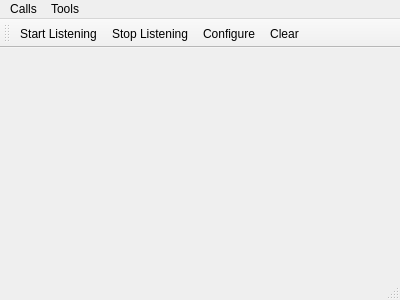
<?xml version="1.0" encoding="UTF-8"?>
<ui version="4.0">
 <class>MainWindow</class>
 <widget class="QMainWindow" name="MainWindow">
  <property name="geometry">
   <rect>
    <x>0</x>
    <y>0</y>
    <width>400</width>
    <height>300</height>
   </rect>
  </property>
  <property name="windowTitle">
   <string>QT Jack Midi Debugger</string>
  </property>
  <widget class="QWidget" name="centralWidget">
   <layout class="QVBoxLayout" name="verticalLayout"/>
  </widget>
  <widget class="QMenuBar" name="menuBar">
   <property name="geometry">
    <rect>
     <x>0</x>
     <y>0</y>
     <width>400</width>
     <height>22</height>
    </rect>
   </property>
   <widget class="QMenu" name="menuCalls">
    <property name="title">
     <string>Calls</string>
    </property>
    <addaction name="actionStart"/>
    <addaction name="actionStop"/>
    <addaction name="separator"/>
    <addaction name="actionQuit"/>
   </widget>
   <widget class="QMenu" name="menuTools">
    <property name="title">
     <string>Tools</string>
    </property>
    <addaction name="actionConfigure"/>
    <addaction name="actionClear"/>
   </widget>
   <addaction name="menuCalls"/>
   <addaction name="menuTools"/>
  </widget>
  <widget class="QToolBar" name="mainToolBar">
   <attribute name="toolBarArea">
    <enum>TopToolBarArea</enum>
   </attribute>
   <attribute name="toolBarBreak">
    <bool>false</bool>
   </attribute>
   <addaction name="actionStart"/>
   <addaction name="actionStop"/>
   <addaction name="actionConfigure"/>
   <addaction name="actionClear"/>
  </widget>
  <widget class="QStatusBar" name="statusBar"/>
  <action name="actionAbout">
   <property name="text">
    <string>&amp;About</string>
   </property>
   <property name="toolTip">
    <string>About program</string>
   </property>
   <property name="shortcut">
    <string>Alt+A</string>
   </property>
  </action>
  <action name="actionAboutQt">
   <property name="text">
    <string>About Qt</string>
   </property>
  </action>
  <action name="actionStart">
   <property name="icon">
    <iconset resource="../qt_jack_midi_debugger.qrc">
     <normaloff>:/images/start.png</normaloff>:/images/start.png</iconset>
   </property>
   <property name="text">
    <string>S&amp;tart Listening</string>
   </property>
   <property name="toolTip">
    <string>Star lisening on Jack Midi</string>
   </property>
   <property name="shortcut">
    <string>Ctrl+O</string>
   </property>
  </action>
  <action name="actionStop">
   <property name="icon">
    <iconset resource="../qt_jack_midi_debugger.qrc">
     <normaloff>:/images/stop.png</normaloff>:/images/stop.png</iconset>
   </property>
   <property name="text">
    <string>&amp;Stop Listening</string>
   </property>
   <property name="toolTip">
    <string>Stop listening from Jack Midi</string>
   </property>
   <property name="shortcut">
    <string>Ctrl+D</string>
   </property>
  </action>
  <action name="actionConfigure">
   <property name="icon">
    <iconset resource="../qt_jack_midi_debugger.qrc">
     <normaloff>:/images/config.png</normaloff>:/images/config.png</iconset>
   </property>
   <property name="text">
    <string>&amp;Configure</string>
   </property>
   <property name="toolTip">
    <string>Configure serial port</string>
   </property>
   <property name="shortcut">
    <string>Alt+C</string>
   </property>
  </action>
  <action name="actionClear">
   <property name="icon">
    <iconset resource="../qt_jack_midi_debugger.qrc">
     <normaloff>:/images/clear.png</normaloff>:/images/clear.png</iconset>
   </property>
   <property name="text">
    <string>C&amp;lear</string>
   </property>
   <property name="toolTip">
    <string>Clear data</string>
   </property>
   <property name="shortcut">
    <string>Alt+L</string>
   </property>
  </action>
  <action name="actionQuit">
   <property name="icon">
    <iconset resource="../qt_jack_midi_debugger.qrc">
     <normaloff>:/images/exit.png</normaloff>:/images/exit.png</iconset>
   </property>
   <property name="text">
    <string>&amp;Quit</string>
   </property>
   <property name="shortcut">
    <string>Ctrl+Q</string>
   </property>
  </action>
 </widget>
 <layoutdefault spacing="6" margin="11"/>
 <resources>
  <include location="../qt_jack_midi_debugger.qrc"/>
 </resources>
 <connections/>
</ui>
